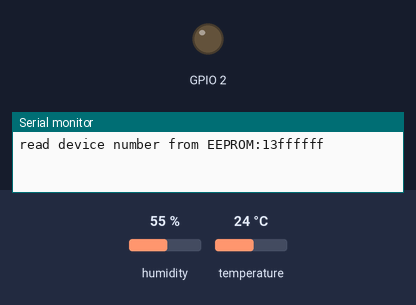
Bench run of a sketch on a simulated ESP8266 (Wemos D1 mini). Parts: output pins drawn as LEDs (lit = HIGH), the last lines printed to the serial monitor. The test bench sets the inputs (shaded band); at power-on: humidity 55 %, temperature 24 °C. WiFi joins after 1.5 s; servers stay silent unless stated; uploads are accepted with an empty reply; EEPROM starts erased.

Above: at 0.0 s.
At 60.3 s:
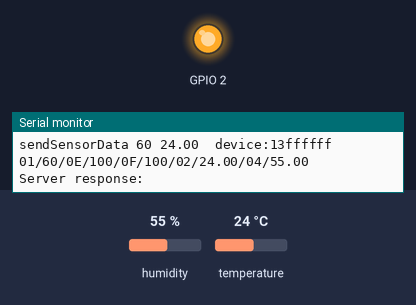
Timing chart, 0 to 61.8 s (numbered marks = the images above):
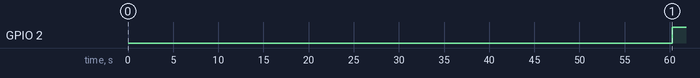

The sketch:

simpleIOT.ino
```cpp
// (licence header left out)
// EEPROM
#include <EEPROM.h>

#define DALLAS 0
#define SHT 1

#define SENSOR SHT

#if SENSOR == DALLAS
  // DS18B20 libraries
  #include <OneWire.h>
  #include <DallasTemperature.h>
  // sensor settings
  #define SENSOR_BUS D2               // the DS18B20 has the sensor connected to D2
  OneWire oneWire(SENSOR_BUS);        // Setup a oneWire instance to communicate with any OneWire devices (not just Maxim/Dallas temperature ICs)
  DallasTemperature sensor(&oneWire); // Pass our oneWire reference to Dallas Temperature.
#else
  // SHT
  #include <Wire.h>
  #include <Adafruit_SHT31.h>
  Adafruit_SHT31 sht30 = Adafruit_SHT31();
#endif

// ESP library
#include <ESP8266WiFi.h>
#include <ESP8266HTTPClient.h>


// wifi settings, set the AP to connect to
#define AP_SSID ""
#define AP_KEY ""
// get valid user id and user key from www.uradmonitor.com/dashboard and insert it below:
#define USER_ID ""
#define USER_KEY ""

// backend API
#define URADMONITOR_SERVER "http://data.uradmonitor.com/api/v1/upload/exp/"
#define DEV_CLASS 0x13
#define VER_SW 100
#define VER_HW 100
#define SEND_INTERVAL 60 // seconds


// eeprom / device ID
#define EEPROM_ADDR_DEVID 0x0
uint32_t deviceID = 0x0;

// expProtocol
#define ID_TIME_SECONDS "01"        // compulsory: local time in seconds
#define ID_TEMPERATURE_CELSIUS "02" // optional: temperature in degrees celsius
#define ID_PRESSURE_PASCALS "03"    // optional: barometric pressure in pascals
#define ID_HUMIDITY_RH "04"         // optional: humidity as relative humidity in percentage %
#define ID_LUMINOSITY_RL "05"       // optional: luminosity as relative luminosity in percentage ‰
#define ID_VOC_OHM "06"             // optional: volatile organic compounds in ohms
#define ID_CO2_PPM "07"             // optional: carbon dioxide in ppm
#define ID_CH2O_PPM "08"            // optional: formaldehyde in ppm
#define ID_PM25_UGCM "09"           // optional: particulate matter in micro grams per cubic meter
#define ID_BATTERY_VOLTS "0A"       // optional: device battery voltage in volts
#define ID_GEIGER_CPM "0B"          // optional: radiation measured on geiger tube in cpm
#define ID_INVERTERVOLTAGE_VOLTS "0C" // optional: high voltage geiger tube inverter voltage in volts
#define ID_INVERTERDUTY_PM "0D"     // optional: high voltage geiger tube inverter duty in ‰
#define ID_VERSION_HW "0E"          // optional: hardware version
#define ID_VERSION_SW "0F"          // optional: software firmware version
#define ID_TUBE "10"                // optional: tube type ID

// helper function to read a uint32_t from the EEPROM
uint32_t eeprom_read_dword(uint32_t address) {
  uint32_t value = 0;
  for (int i = 0; i < 4; i++)
    value |= (uint32_t)EEPROM.read(address + i) << (i * 8);
  return value;
}

// helper function to write a uint32_t to the EEPROM
void eeprom_write_dword(uint32_t address, uint32_t value) {
  for (int i = 0; i < 4; i++) {
    EEPROM.write(address + i, (value >> (i * 8)) & 0xFF);
  }
}

// helper function to read a uint32_t from the EEPROM
void wifiConnect(char *ssid, char *key) {
  Serial.print("Connecting to AP "); Serial.print(ssid);
  WiFi.begin(ssid, key);

  while (WiFi.status() != WL_CONNECTED) {
    delay(1000);
    Serial.print(".");
  }
  Serial.println(""); Serial.println("WiFi connected");
}

// helper macro to return the minimum out of two values
#define MIN(x,y) (x<y)?x:y

// helper function to parse the json server response: finds a key and copies its value to the value output pointer
bool jsonKeyFind(char *response, char *key, char *value, uint8_t size) {
  char *s1 = strstr(response, key);
  uint8_t len = strlen(key);
  if (s1 && len) {
    char *s2 = strstr(s1 + len + 3, "\"");
    if (s2) {
      strncpy(value, s1 + len + 3, MIN(s2 - s1 - len - 3, size) );
      return true;
    }
  }
  return false;
}

// helper takes a hex string and converts it to a 32bit number (max 8 hex digits)
uint32_t hex2int(char *hex) {
    uint32_t val = 0;
     while (*hex) {
      // get current character then increment
      uint8_t byte = *hex++;
      // transform hex character to the 4bit equivalent number, using the ascii table indexes
      if (byte >= '0' && byte <= '9') byte = byte - '0';
      else if (byte >= 'a' && byte <='f') byte = byte - 'a' + 10;
      else if (byte >= 'A' && byte <='F') byte = byte - 'A' + 10;
      // shift 4 to make space for new digit, and add the 4 bits of the new digit
      val = (val << 4) | (byte & 0xF);
    }
    return val;
}


// send a HTTP Post to the backend, using the EXP protocol
bool sendSensorData (uint32_t seconds, float temperature, float humidity, String userId, String userKey, uint32_t devId) {
  Serial.println("sendSensorData " + String(seconds) + " " + String(temperature) + " " + userId + " device:" + String(devId, HEX));

  // prepare post data
  String postUrl = String(ID_TIME_SECONDS) + "/" + String(seconds, DEC) + "/" + String(ID_VERSION_HW) + "/" + String(VER_HW, DEC) + "/" +  String(ID_VERSION_SW) + "/" + String(VER_SW, DEC) + "/" + String(ID_TEMPERATURE_CELSIUS) + "/" + String(temperature) + "/" + String(ID_HUMIDITY_RH) + "/" + String(humidity);
  Serial.println(postUrl);
  // prepare http client to do the post
  HTTPClient http;
  // data is sent as URL / RESTful API
  http.begin(URADMONITOR_SERVER + postUrl);
  http.addHeader("Content-Type", "application/x-www-form-urlencoded");
  // the expProtocol requires these customs headers
  http.addHeader("X-User-id", userId);
  http.addHeader("X-User-hash", userKey);
  http.addHeader("X-Device-id", String(devId, HEX));
  int httpCode = http.POST("");
  // check server results
  if (httpCode != 200) {
    Serial.println("not successful");
    http.end();
    return false;
  } else {
    char buffer[200] = {0};
    http.getString().toCharArray(buffer, 200);
    Serial.print("Server response:"); Serial.println(buffer);
    // check response
    char value[10] = {0}; // this has to be inited, or when parsing we could have extra junk screwing results
    if (jsonKeyFind(buffer, "setid", value, 10)) {
      Serial.print("Server allocated new ID:"); Serial.println(value);
      deviceID = hex2int(value);
      eeprom_write_dword(EEPROM_ADDR_DEVID, deviceID);
      EEPROM.commit();
    }
    http.end();
    return true;
  }
}


// put your setup code here, to run once:
void setup() {
  pinMode(LED_BUILTIN, OUTPUT);     // Initialize the LED_BUILTIN pin as an output

  Serial.begin(9600);               // start serial port
  Serial.print("read device number from EEPROM:");
  EEPROM.begin(4); // init eeprom with size 4bytes
  deviceID = ((uint32_t) DEV_CLASS << 24) | ((uint32_t) eeprom_read_dword(EEPROM_ADDR_DEVID) & 0x00FFFFFF);
  Serial.println(String(deviceID, HEX));

  #if SENSOR == DALLAS
    sensor.begin();                   // Start up the sensor library
  #else
  if (! sht30.begin(0x45)) {   // Set to 0x45 for alternate i2c addr
    Serial.println("Couldn't find SHT31");

  } else {
     float t = sht30.readTemperature();
      float h = sht30.readHumidity();
    Serial.printf("Sensor ok %f %f\n", t,h);
  }
  #endif

  wifiConnect(AP_SSID, AP_KEY);

  Serial.println("Send interval:" + String(SEND_INTERVAL, DEC));
}


// put your main code here, to run repeatedly:
void loop() {
  if (millis() % (SEND_INTERVAL * 1000) == 0) {
    // check connection
    if (WiFi.status() != WL_CONNECTED)
      wifiConnect(AP_SSID, AP_KEY);

    // read temperature
    digitalWrite(LED_BUILTIN, LOW);   // Turn the LED on (Note that LOW is the voltage level  but actually the LED is on; this is because it is acive low on the ESP)

    float temperature = 0 , humidity = 0;
#if SENSOR == DALLAS
    sensor.requestTemperatures(); // Send the command to get temperature readings
    temperature = sensor.getTempCByIndex(0);
#else
      temperature = sht30.readTemperature();
      humidity = sht30.readHumidity();
#endif
    Serial.print("Temperature:"); Serial.println(temperature);

    // send temperature
    sendSensorData(millis() / 1000, temperature, humidity, USER_ID, USER_KEY, deviceID);

    digitalWrite(LED_BUILTIN, HIGH);  // Turn the LED off by making the voltage HIGH

    // you could sent ESP to sleep here , to save power
  }

}
```

Measured:
- by itself, GPIO 2: LOW → HIGH at 60.3 s
